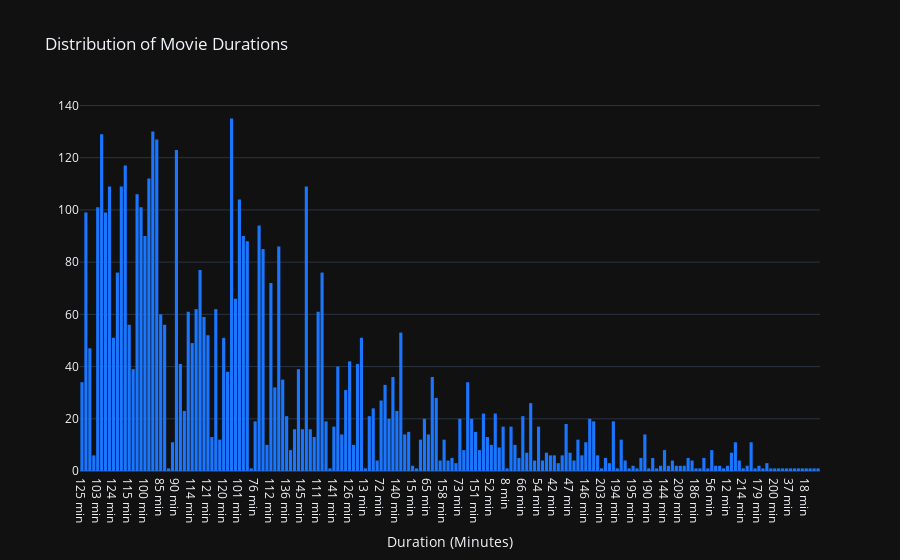

The notebook cell this image was saved under:
### Code cell
# Change the x data to movie['duration']
trace = go.Histogram(
    x=movie['duration'],  # Use movie duration for x-axis
    xbins=dict(size=0.5),
    marker=dict(color='rgb(26, 118, 255)')
)

layout = go.Layout(
    template="plotly_dark",  # Dark theme layout
    title='Distribution of Movie Durations',  # Title of the plot
    xaxis=dict(title='Duration (Minutes)')  # X-axis label
)


fig = go.Figure(data=[trace], layout=layout)
fig.show()

### Figure 1 — Plotly figure (JSON) as saved in the notebook; plotly's stock layout.template omitted (floating-point values rounded to 4 significant figures; data arrays with more than 128 entries replaced by an {"elided": "..."} marker saying what was removed)
{"data": [{"marker": {"color": "rgb(26, 118, 255)"}, "type": "histogram", "x": {"elided": "5185 str values"}, "xbins": {"size": 0.5}}], "layout": {"title": {"text": "Distribution of Movie Durations"}, "xaxis": {"title": {"text": "Duration (Minutes)"}}}}
